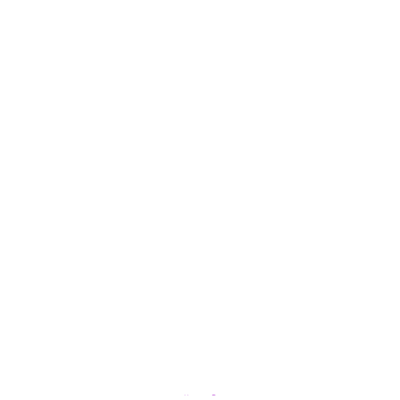
Frame 1 (no input)
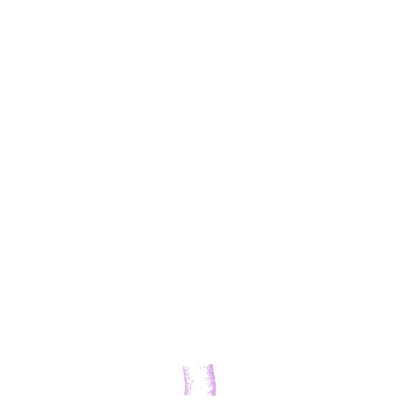
Frame 60 (no input)
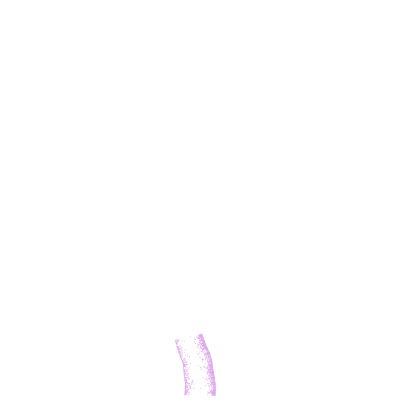
Frame 120 (the mouse pressed at the canvas centre since frame 60)

The p5.js sketch that drew these frames (run headless with seeded random() and noise() and a simulated clock; from frame 60 on, the mouse is pressed at the canvas centre):

// p5.js sketch
// ── sketch.js
let width;
let height;
let nodes;
let newNodes;

class Node {
  position;
  velocity;

  constructor(size, position, velocity) {
    this.size = size;
    this.position = position;
    this.velocity = velocity;
  }

  draw() {
    colorMode(HSL, 100);
    stroke(80, 60, 80);
    strokeWeight(1);

    // draw left from center given current velocity
    let drawingVector = createVector(this.velocity.y,-this.velocity.x);
    drawingVector.setMag(this.size/2);
    let drawingPositionLeft = p5.Vector.add(this.position, drawingVector);
    point(drawingPositionLeft.x, drawingPositionLeft.y);
    let shadowProbability = 0.2;
    this.addShadow(drawingVector, shadowProbability);

    // draw right from center given current velocity
    drawingVector.rotate(PI);
    let drawingPositionRight = p5.Vector.add(this.position, drawingVector);
    point(drawingPositionRight.x, drawingPositionRight.y);
    this.addShadow(drawingVector);
    shadowProbability = 0.8;
    this.addShadow(drawingVector, shadowProbability);

  }

  addShadow(drawingVector, shadowProbability) {
    for (let i = 0; i < 10; ++i) {
      if (random() < shadowProbability) {
        let shadowPoint = this.getShadowPoint(drawingVector);
        point(shadowPoint.x, shadowPoint.y);
      }
    }
  }

  getShadowPoint(drawingVector) {
    let shadowPointVector = drawingVector.copy();
    let randNum = random(0,2);
    let randNumShifted = Math.log(randNum*500+1)/8;
    let magnitude = map(randNumShifted,  0, 0.864, 0, this.size/2);
    shadowPointVector.setMag(magnitude);
    return p5.Vector.add(this.position, shadowPointVector);
  }

  grow() {
    let newPosition = p5.Vector.add(this.position, this.velocity);
    let newSize = this.size-0.025;
    if (this.checkCollisions(newPosition)) {return;}
    let wobbleFactor = radians(3);
    let rotationRadians = random(-wobbleFactor, wobbleFactor);
    let newVelocity = p5.Vector.rotate(this.velocity, rotationRadians);
    return new Node(newSize, newPosition, newVelocity);
  }

  checkCollisions(position) {
   if (position.x > width || position.x < 0) {
     return true;
   }
   if (position.y > height || position.y < 0) {
     return true;
   }
   return false;
  }
}

function setup() {
  width = 400;
  height = 400;
  createCanvas(width, height);
  nodes = [];
  newNodes = [];
  let nodeCount = 1;
  for (let i = 0; i < nodeCount; ++i) {
    let position = createVector(width/2, height-5);
    let velocity = createVector(0,-0.5);
    let size = 30;
    let newNode = new Node(size, position, velocity);
    nodes.push(newNode);
    newNodes.push(newNode);
  }
}

function draw() {
  let grownNodes = [];
  newNodes.forEach(node => {
    node.draw();
    let grownNode = node.grow();
    if (grownNode) { grownNodes.push(node.grow()); }
  });
  newNodes = grownNodes;
}

function mousePressed() {
  noLoop();
}
